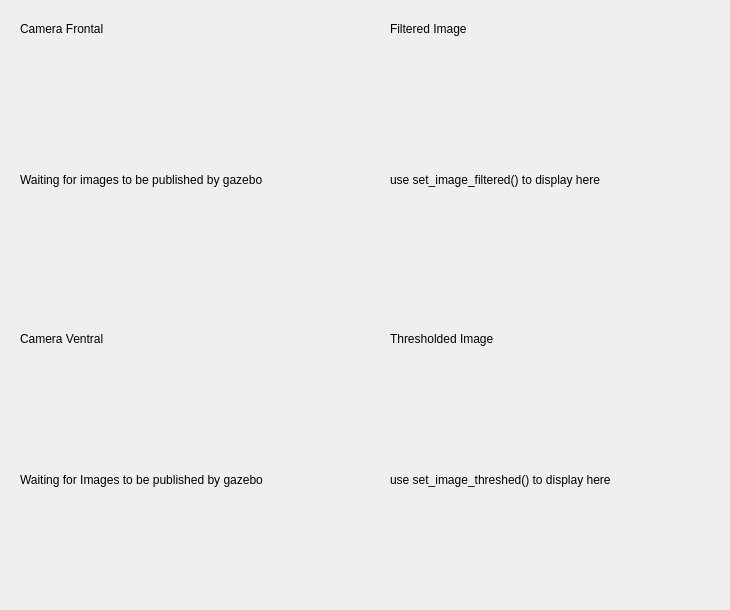
<?xml version="1.0" encoding="UTF-8"?>
<ui version="4.0">
 <class>MainWindow</class>
 <widget class="QWidget" name="MainWindow">
  <property name="geometry">
   <rect>
    <x>0</x>
    <y>0</y>
    <width>730</width>
    <height>610</height>
   </rect>
  </property>
  <property name="minimumSize">
   <size>
    <width>730</width>
    <height>610</height>
   </size>
  </property>
  <property name="maximumSize">
   <size>
    <width>1000</width>
    <height>1000</height>
   </size>
  </property>
  <property name="windowTitle">
   <string>Cameras</string>
  </property>
  <widget class="QLabel" name="label">
   <property name="geometry">
    <rect>
     <x>20</x>
     <y>20</y>
     <width>111</width>
     <height>17</height>
    </rect>
   </property>
   <property name="text">
    <string>Camera Frontal</string>
   </property>
  </widget>
  <widget class="QLabel" name="label_2">
   <property name="geometry">
    <rect>
     <x>20</x>
     <y>330</y>
     <width>111</width>
     <height>17</height>
    </rect>
   </property>
   <property name="text">
    <string>Camera Ventral</string>
   </property>
  </widget>
  <widget class="QLabel" name="label_3">
   <property name="geometry">
    <rect>
     <x>390</x>
     <y>20</y>
     <width>111</width>
     <height>17</height>
    </rect>
   </property>
   <property name="text">
    <string>Filtered Image</string>
   </property>
  </widget>
  <widget class="QLabel" name="label_4">
   <property name="geometry">
    <rect>
     <x>390</x>
     <y>330</y>
     <width>131</width>
     <height>17</height>
    </rect>
   </property>
   <property name="text">
    <string>Thresholded Image</string>
   </property>
  </widget>
  <widget class="QLabel" name="img_frontal">
   <property name="geometry">
    <rect>
     <x>20</x>
     <y>60</y>
     <width>320</width>
     <height>240</height>
    </rect>
   </property>
   <property name="text">
    <string>Waiting for images to be published by gazebo</string>
   </property>
  </widget>
  <widget class="QLabel" name="img_ventral">
   <property name="geometry">
    <rect>
     <x>20</x>
     <y>360</y>
     <width>320</width>
     <height>240</height>
    </rect>
   </property>
   <property name="text">
    <string>Waiting for Images to be published by gazebo</string>
   </property>
  </widget>
  <widget class="QLabel" name="img_filtered">
   <property name="geometry">
    <rect>
     <x>390</x>
     <y>60</y>
     <width>320</width>
     <height>240</height>
    </rect>
   </property>
   <property name="text">
    <string>use set_image_filtered() to display here</string>
   </property>
  </widget>
  <widget class="QLabel" name="img_threshed">
   <property name="geometry">
    <rect>
     <x>390</x>
     <y>360</y>
     <width>320</width>
     <height>240</height>
    </rect>
   </property>
   <property name="text">
    <string>use set_image_threshed() to display here</string>
   </property>
  </widget>
 </widget>
 <resources/>
 <connections/>
</ui>
